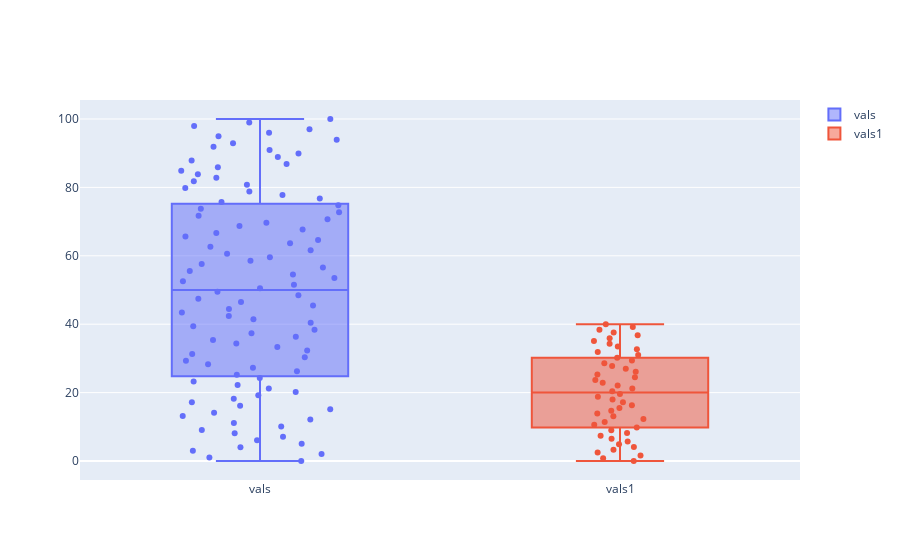

The notebook cell saved with this chart:
### Markdown cell above
# Box Plot

### Code cell
vals = np.linspace(0,100,100)
vals1=np.linspace(0,40,50)
data = [go.Box(y=vals,name='vals',boxpoints='all',jitter=0.9,pointpos=0),
       go.Box(y=vals1,name='vals1',boxpoints='all',pointpos=0)]
go.Figure(data=data)
